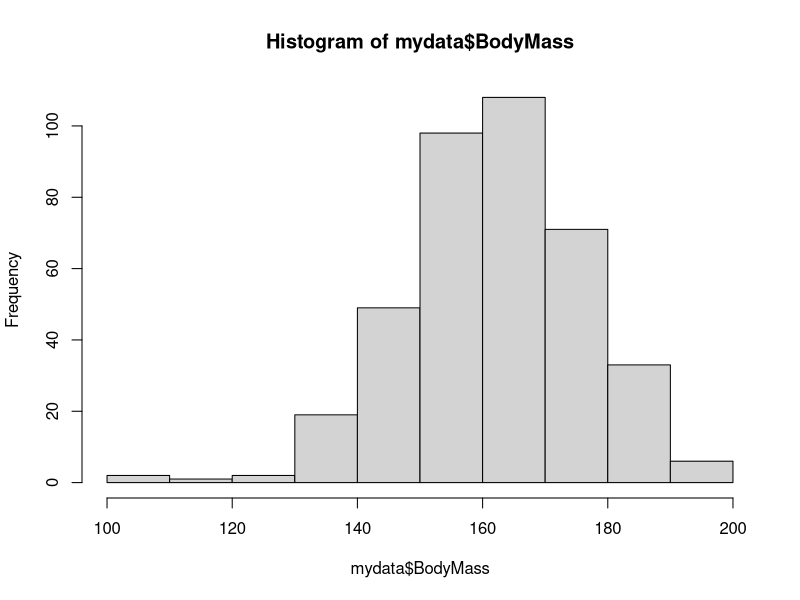
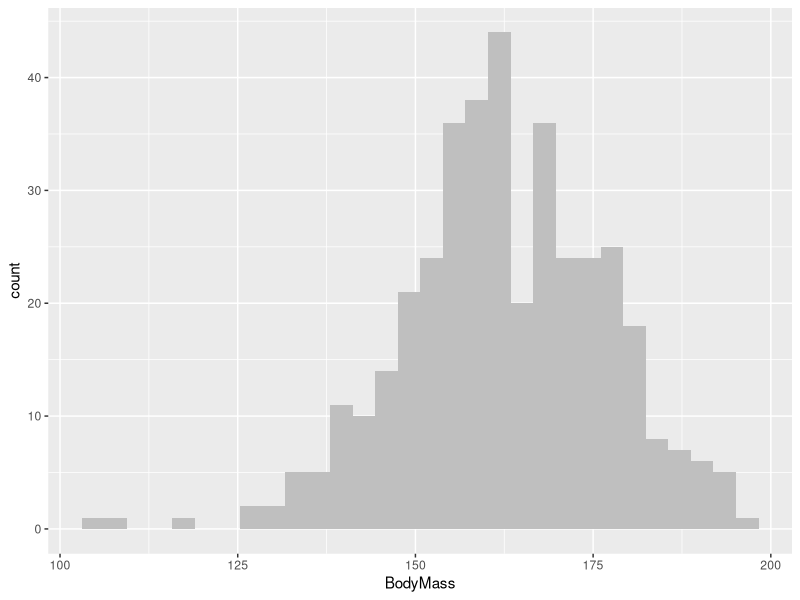
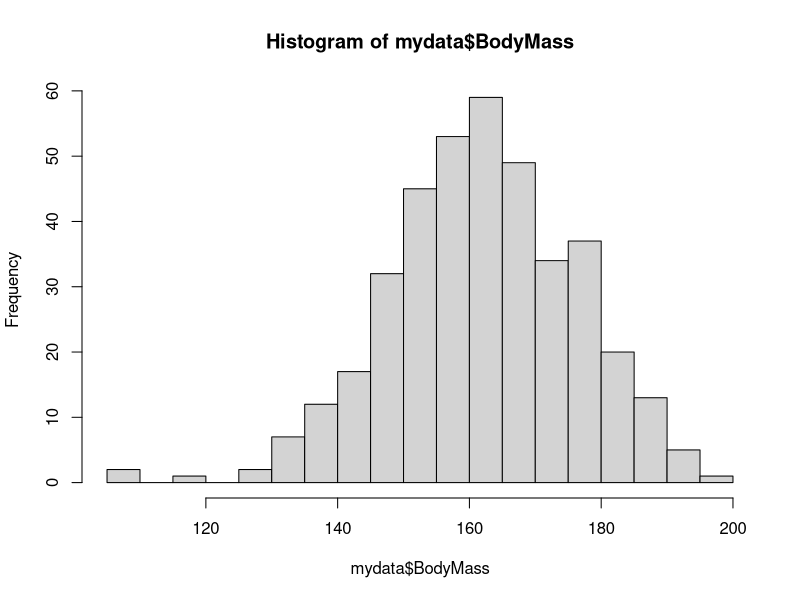
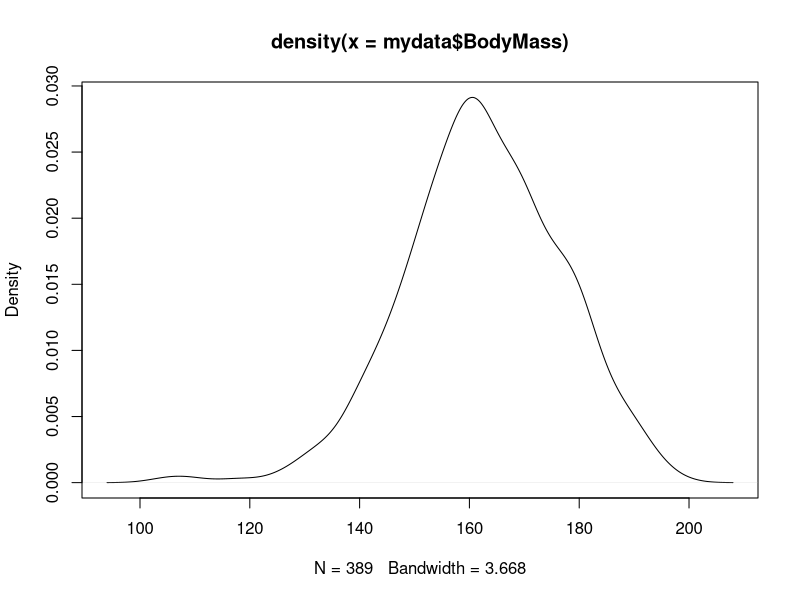
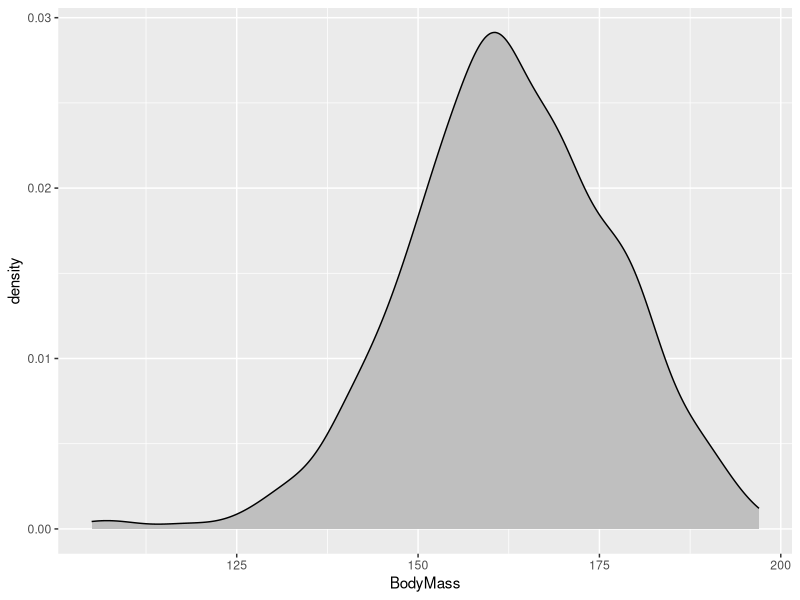
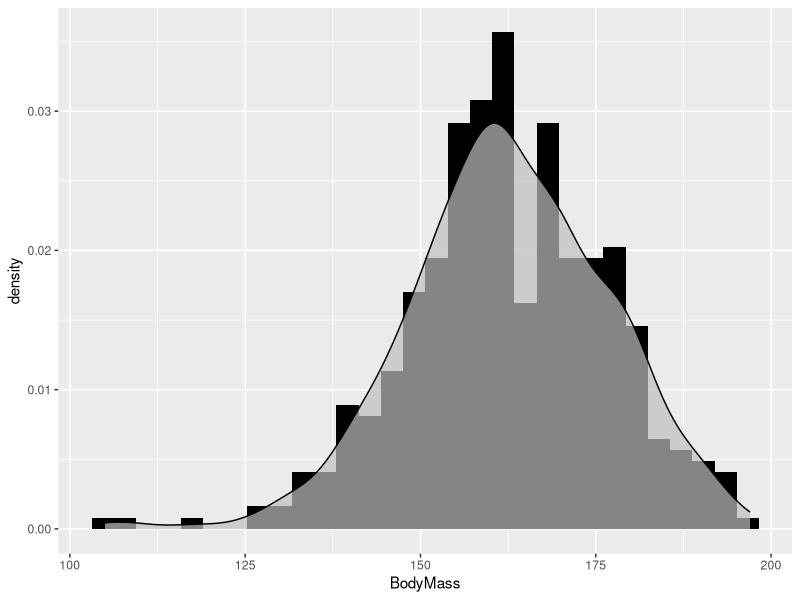
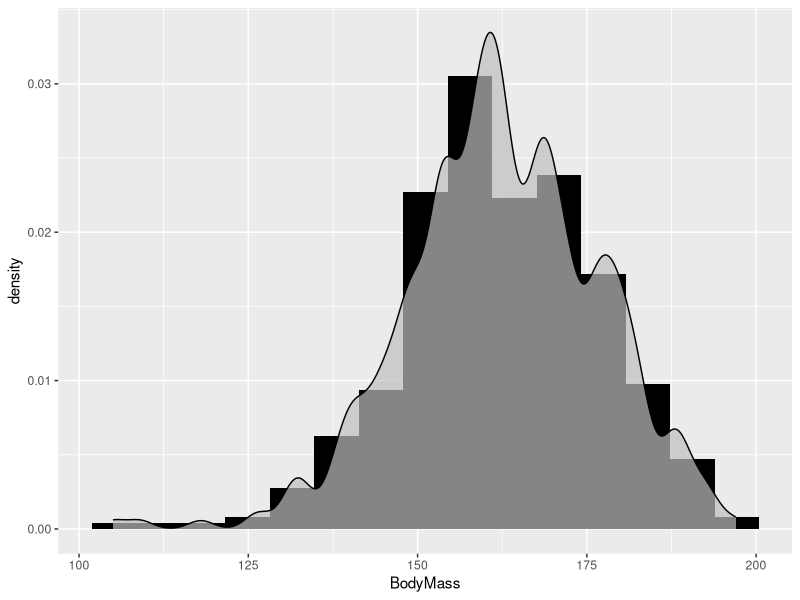
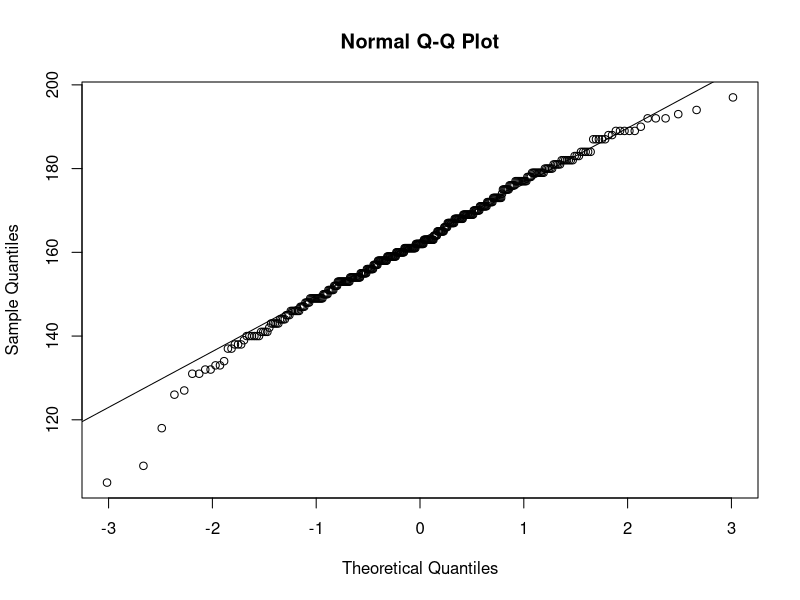

These charts were generated, in order, by the following R code:

######### Deskriptív statisztika #########

#### Egy folytonos változó jellemzése #####
# Dataset: falcon.csv


## Csomagok 
library(tidyverse)
library(RcmdrMisc)

## Adatbeolvasás:

# base R megoldás példa

mydata <- read.table("falcon.csv", 
                     h=T,
                     sep=",")

class(mydata)
str(mydata)
# readR megoldás példa

mydata_tbl <- read_delim("falcon.csv", delim = ",")
class(mydata_tbl)
str(mydata_tbl)


#mindkettő generikus, van speciális esetük is read.csv, read_csv2 read_ csv, read_tsv. 
# bővebben itt : https://readr.tidyverse.org

## helyzeti mutatók

mydata %>% 
  summarise(atlag = mean(BodyMass),
            median = median(BodyMass))

# Módusz egy kicsit nehezebb eset mert nincs ilyen base függvény(!)
# kell csinálni egyet:

Mode <- function(x, na.rm = FALSE) {
  if(na.rm){
    x = x[!is.na(x)]
  }
  
  ux <- unique(x)
  return(ux[which.max(tabulate(match(x, ux)))])
}

# Most már lehet használni
mydata %>% 
  summarise(atlag = mean(BodyMass),
            median = median(BodyMass),
            modusz = Mode(BodyMass))

# kvantiliseket is lehet

quantile(mydata$BodyMass)
quantile(mydata$BodyMass,probs = 0.25)


 mydata %>% 
  summarise(atlag = mean(BodyMass),
          median = median(BodyMass),
          modusz = Mode(BodyMass),
          elso_kvartilis = quantile(BodyMass,probs = 0.25)
)

 
# a ha nem kell a dplyr akkor a legegyszerubb megoldas talan ez:

numSummary(mydata$BodyMass)

## szóródási mutatók

mydata %>% 
  summarise(sd = sd(BodyMass),
            IQR = IQR(BodyMass),
            MAD = mad(BodyMass),
  )
# a terjedelem trükösebb:

range(mydata$BodyMass)

range(mydata$BodyMass)[2]

mydata %>% 
  summarise(sd = sd(BodyMass),
            IQR = IQR(BodyMass),
            MAD = mad(BodyMass),
            minimum = min(BodyMass),
            maximum = max(BodyMass)
  )
## Csoprtosítás
# dplyr előnye hogy az egyszerű bonyolult a bonyolult viszont egyszerűbb


mydata %>% 
  group_by(Sex) %>% 
  summarise(atlag = mean(BodyMass),
            median = median(BodyMass),
            modusz = Mode(BodyMass)
  )

# több csoport kombinációval
mydata %>% 
  group_by(Sex,Area) %>% 
  summarise(atlag = mean(BodyMass),
            median = median(BodyMass),
            modusz = Mode(BodyMass)
  ) 

# több csoport és több változóval:

mydata %>% 
  group_by(Sex,Area) %>% 
  summarise(across(c(BodyMass,WBone),
            list(atlag = mean,
                 median = median))) 

# részletesebben itt: https://www.tidyverse.org/blog/2020/04/dplyr-1-0-0-colwise/


## Ábrák egy változóra

# histogram
hist(mydata$BodyMass)

mydata %>% 
  ggplot(aes(x=BodyMass))+
  geom_histogram(fill="grey75")

hist(mydata$BodyMass,
     breaks = 30)

# simított hisztogram
plot(density(mydata$BodyMass))

mydata %>% 
  ggplot(aes(x=BodyMass))+
  geom_density(fill="grey75")

# a hisztogram és a simított hisztogram együtt

mydata %>% 
  ggplot(aes(x=BodyMass,
             y=..density..))+
  geom_histogram(fill="black")+
  geom_density(fill="grey75",
               alpha=0.7)


mydata %>% 
  ggplot(aes(x=BodyMass,
             y=..density..))+
  geom_histogram(bins=15,
                 fill="black")+
  geom_density(fill="grey75",
               alpha=0.7,
               adjust=0.5)

# qqplot
qqnorm(mydata$BodyMass)
qqline(mydata$BodyMass)

mydata %>% 
  ggplot(aes(sample=BodyMass))+
  geom_qq()+
  geom_qq_line()
             
#kombinálva is gyakran szokták használni

mydata %>% 
  ggplot(aes(sample=BodyMass))+
  geom_qq()+
  geom_qq_line()+
  scale_y_continuous(limits = c(110,210))-> histo

mydata %>% 
  ggplot(aes(x=BodyMass,
             y=..density..))+
  geom_histogram(fill="black")+
  geom_density(fill="grey75",
               alpha=0.7)+
  scale_x_continuous(limits = c(110,210))+
  theme(axis.title.y = element_blank(),
        axis.text.y = element_blank()) -> qq


library(patchwork)
histo+(qq+coord_flip())


#### Egy kategoriális változó jellemzése #####
#Dataset: falcon.csv

# kontingencia tábla
# prop. table
# mosaicplot
